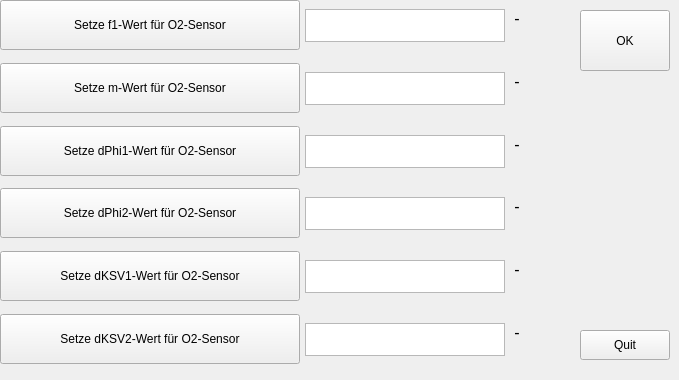
        <widget class="QWidget" name="tab_2">
         <attribute name="title">
          <string>O2 init</string>
         </attribute>
         <widget class="QWidget" name="widget" native="true">
          <property name="geometry">
           <rect>
            <x>0</x>
            <y>0</y>
            <width>541</width>
            <height>371</height>
           </rect>
          </property>
          <layout class="QVBoxLayout" name="verticalLayout">
           <item>
            <widget class="QWidget" name="lmax_calibration_6" native="true">
             <widget class="QPushButton" name="set_f1_button">
              <property name="geometry">
               <rect>
                <x>0</x>
                <y>0</y>
                <width>300</width>
                <height>50</height>
               </rect>
              </property>
              <property name="sizePolicy">
               <sizepolicy hsizetype="Minimum" vsizetype="Fixed">
                <horstretch>1</horstretch>
                <verstretch>0</verstretch>
               </sizepolicy>
              </property>
              <property name="text">
               <string>Setze f1-Wert für O2-Sensor</string>
              </property>
             </widget>
             <widget class="QTextBrowser" name="f1_textbrowser">
              <property name="geometry">
               <rect>
                <x>305</x>
                <y>9</y>
                <width>200</width>
                <height>33</height>
               </rect>
              </property>
             </widget>
             <widget class="QLabel" name="label_8">
              <property name="geometry">
               <rect>
                <x>509</x>
                <y>9</y>
                <width>16</width>
                <height>19</height>
               </rect>
              </property>
              <property name="font">
               <font>
                <pointsize>12</pointsize>
               </font>
              </property>
              <property name="text">
               <string>-</string>
              </property>
              <property name="alignment">
               <set>Qt::AlignCenter</set>
              </property>
             </widget>
            </widget>
           </item>
           <item>
            <widget class="QWidget" name="lmax_calibration" native="true">
             <widget class="QPushButton" name="set_m_button">
              <property name="geometry">
               <rect>
                <x>0</x>
                <y>0</y>
                <width>300</width>
                <height>50</height>
               </rect>
              </property>
              <property name="sizePolicy">
               <sizepolicy hsizetype="Minimum" vsizetype="Fixed">
                <horstretch>1</horstretch>
                <verstretch>0</verstretch>
               </sizepolicy>
              </property>
              <property name="sizeIncrement">
               <size>
                <width>0</width>
                <height>0</height>
               </size>
              </property>
              <property name="baseSize">
               <size>
                <width>0</width>
                <height>0</height>
               </size>
              </property>
              <property name="layoutDirection">
               <enum>Qt::LeftToRight</enum>
              </property>
              <property name="text">
               <string>Setze m-Wert für O2-Sensor</string>
              </property>
             </widget>
             <widget class="QTextBrowser" name="m_textbrowser">
              <property name="geometry">
               <rect>
                <x>305</x>
                <y>9</y>
                <width>200</width>
                <height>33</height>
               </rect>
              </property>
             </widget>
             <widget class="QLabel" name="label_3">
              <property name="geometry">
               <rect>
                <x>509</x>
                <y>9</y>
                <width>16</width>
                <height>19</height>
               </rect>
              </property>
              <property name="font">
               <font>
                <pointsize>12</pointsize>
               </font>
              </property>
              <property name="text">
               <string>-</string>
              </property>
              <property name="alignment">
               <set>Qt::AlignCenter</set>
              </property>
             </widget>
            </widget>
           </item>
           <item>
            <widget class="QWidget" name="lmax_calibration_2" native="true">
             <widget class="QPushButton" name="set_dPhi1_button">
              <property name="geometry">
               <rect>
                <x>0</x>
                <y>0</y>
                <width>300</width>
                <height>50</height>
               </rect>
              </property>
              <property name="sizePolicy">
               <sizepolicy hsizetype="Minimum" vsizetype="Fixed">
                <horstretch>1</horstretch>
                <verstretch>0</verstretch>
               </sizepolicy>
              </property>
              <property name="sizeIncrement">
               <size>
                <width>0</width>
                <height>0</height>
               </size>
              </property>
              <property name="baseSize">
               <size>
                <width>0</width>
                <height>0</height>
               </size>
              </property>
              <property name="layoutDirection">
               <enum>Qt::LeftToRight</enum>
              </property>
              <property name="text">
               <string>Setze dPhi1-Wert für O2-Sensor</string>
              </property>
             </widget>
             <widget class="QTextBrowser" name="dPhi1_textbrowser">
              <property name="geometry">
               <rect>
                <x>305</x>
                <y>9</y>
                <width>200</width>
                <height>33</height>
               </rect>
              </property>
             </widget>
             <widget class="QLabel" name="label_5">
              <property name="geometry">
               <rect>
                <x>509</x>
                <y>9</y>
                <width>16</width>
                <height>19</height>
               </rect>
              </property>
              <property name="font">
               <font>
                <pointsize>12</pointsize>
               </font>
              </property>
              <property name="text">
               <string>-</string>
              </property>
              <property name="alignment">
               <set>Qt::AlignCenter</set>
              </property>
             </widget>
            </widget>
           </item>
           <item>
            <widget class="QWidget" name="lmax_calibration_3" native="true">
             <widget class="QPushButton" name="set_dPhi2_button">
              <property name="geometry">
               <rect>
                <x>0</x>
                <y>0</y>
                <width>300</width>
                <height>50</height>
               </rect>
              </property>
              <property name="sizePolicy">
               <sizepolicy hsizetype="Minimum" vsizetype="Fixed">
                <horstretch>1</horstretch>
                <verstretch>0</verstretch>
               </sizepolicy>
              </property>
              <property name="sizeIncrement">
               <size>
                <width>0</width>
                <height>0</height>
               </size>
              </property>
              <property name="baseSize">
               <size>
                <width>0</width>
                <height>0</height>
               </size>
              </property>
              <property name="layoutDirection">
               <enum>Qt::LeftToRight</enum>
              </property>
              <property name="text">
               <string>Setze dPhi2-Wert für O2-Sensor</string>
              </property>
             </widget>
             <widget class="QTextBrowser" name="dPhi2_textbrowser">
              <property name="geometry">
               <rect>
                <x>305</x>
                <y>9</y>
                <width>200</width>
                <height>33</height>
               </rect>
              </property>
             </widget>
             <widget class="QLabel" name="label_6">
              <property name="geometry">
               <rect>
                <x>509</x>
                <y>9</y>
                <width>16</width>
                <height>19</height>
               </rect>
              </property>
              <property name="font">
               <font>
                <pointsize>12</pointsize>
               </font>
              </property>
              <property name="text">
               <string>-</string>
              </property>
              <property name="alignment">
               <set>Qt::AlignCenter</set>
              </property>
             </widget>
            </widget>
           </item>
           <item>
            <widget class="QWidget" name="lmax_calibration_4" native="true">
             <widget class="QPushButton" name="set_dKSV1_button">
              <property name="geometry">
               <rect>
                <x>0</x>
                <y>0</y>
                <width>300</width>
                <height>50</height>
               </rect>
              </property>
              <property name="sizePolicy">
               <sizepolicy hsizetype="Minimum" vsizetype="Fixed">
                <horstretch>1</horstretch>
                <verstretch>0</verstretch>
               </sizepolicy>
              </property>
              <property name="sizeIncrement">
               <size>
                <width>0</width>
                <height>0</height>
               </size>
              </property>
              <property name="baseSize">
               <size>
                <width>0</width>
                <height>0</height>
               </size>
              </property>
              <property name="layoutDirection">
               <enum>Qt::LeftToRight</enum>
              </property>
              <property name="text">
               <string>Setze dKSV1-Wert für O2-Sensor</string>
              </property>
             </widget>
             <widget class="QTextBrowser" name="dKSV1_textbrowser">
              <property name="geometry">
               <rect>
                <x>305</x>
                <y>9</y>
                <width>200</width>
                <height>33</height>
               </rect>
              </property>
             </widget>
             <widget class="QLabel" name="label_7">
              <property name="geometry">
               <rect>
                <x>509</x>
                <y>9</y>
                <width>16</width>
                <height>19</height>
               </rect>
              </property>
              <property name="font">
               <font>
                <pointsize>12</pointsize>
               </font>
              </property>
              <property name="text">
               <string>-</string>
              </property>
              <property name="alignment">
               <set>Qt::AlignCenter</set>
              </property>
             </widget>
            </widget>
           </item>
           <item>
            <widget class="QWidget" name="lmax_calibration_7" native="true">
             <widget class="QPushButton" name="set_dKSV2_button">
              <property name="geometry">
               <rect>
                <x>0</x>
                <y>0</y>
                <width>300</width>
                <height>50</height>
               </rect>
              </property>
              <property name="sizePolicy">
               <sizepolicy hsizetype="Minimum" vsizetype="Fixed">
                <horstretch>1</horstretch>
                <verstretch>0</verstretch>
               </sizepolicy>
              </property>
              <property name="sizeIncrement">
               <size>
                <width>0</width>
                <height>0</height>
               </size>
              </property>
              <property name="baseSize">
               <size>
                <width>0</width>
                <height>0</height>
               </size>
              </property>
              <property name="layoutDirection">
               <enum>Qt::LeftToRight</enum>
              </property>
              <property name="text">
               <string>Setze dKSV2-Wert für O2-Sensor</string>
              </property>
             </widget>
             <widget class="QTextBrowser" name="dKSV2_textbrowser">
              <property name="geometry">
               <rect>
                <x>305</x>
                <y>9</y>
                <width>200</width>
                <height>33</height>
               </rect>
              </property>
             </widget>
             <widget class="QLabel" name="label_9">
              <property name="geometry">
               <rect>
                <x>509</x>
                <y>9</y>
                <width>16</width>
                <height>19</height>
               </rect>
              </property>
              <property name="font">
               <font>
                <pointsize>12</pointsize>
               </font>
              </property>
              <property name="text">
               <string>-</string>
              </property>
              <property name="alignment">
               <set>Qt::AlignCenter</set>
              </property>
             </widget>
            </widget>
           </item>
          </layout>
         </widget>
         <widget class="QPushButton" name="allSet_o2">
          <property name="geometry">
           <rect>
            <x>580</x>
            <y>10</y>
            <width>90</width>
            <height>61</height>
           </rect>
          </property>
          <property name="text">
           <string>OK</string>
          </property>
         </widget>
         <widget class="QPushButton" name="quitButtonStartMain_2">
          <property name="geometry">
           <rect>
            <x>580</x>
            <y>330</y>
            <width>90</width>
            <height>30</height>
           </rect>
          </property>
          <property name="text">
           <string>Quit</string>
          </property>
         </widget>
        </widget>
